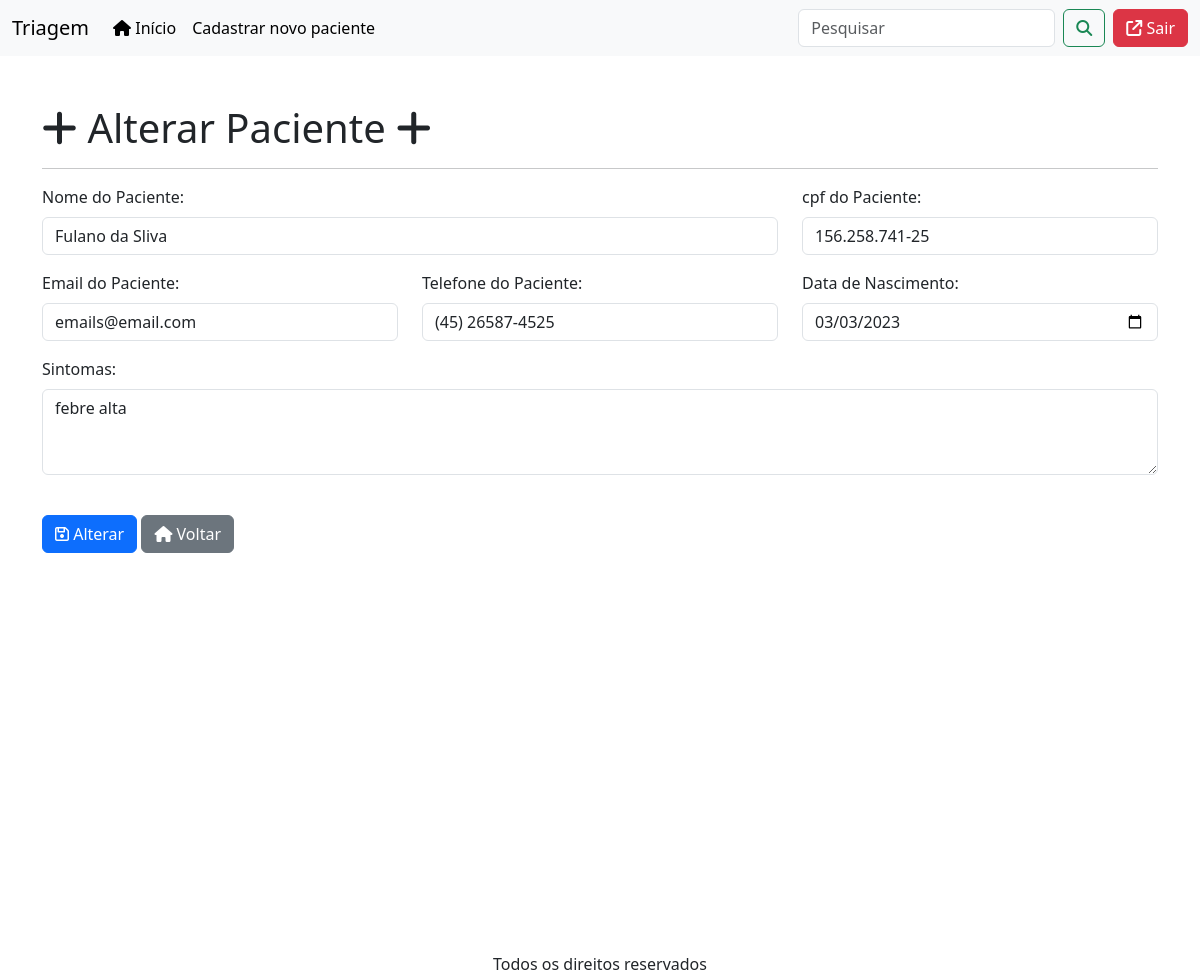
The app's page /alterarPaciente/5 (signed in) with its own data.
### apps/crud/models.py (models this page shows, shortened)
class Paciente(models.Model):
    codigo_paciente = models.AutoField(primary_key=True)
    nome = models.CharField(null=False, blank=False)
    cpf = models.CharField(max_length=14, unique=True, null=False, blank=False)
    email = models.EmailField(unique=True, null=False, blank=False)
    telefone = models.CharField(max_length=15, null=False, blank=False)
    data_nascimento = models.DateField(null=False, blank=False)
    sintomas = models.TextField(null=True, blank=True)

### apps/crud/views.py (the view)
# urls.py: path('alterarPaciente/<int:codigo_paciente>', views.alterar_paciente, name='alterar_paciente'),
@login_required
def alterar_paciente(request, codigo_paciente):
    paciente = Paciente.objects.get(codigo_paciente=codigo_paciente)
    if request.method == 'POST':
        form = PacienteForm(request.POST, instance=paciente)
        if form.is_valid():
            form.save()
            return redirect('index')
    else:
        form = PacienteForm(instance=paciente)
    return render(request, 'alterar_dados.html', {'form': form, 'paciente': paciente})

### apps/crud/templates/alterar_dados.html (shortened to what this page needs)
{% extends 'base-crud.html' %}
{% load static %}
{% block content %}
    <h1 class="mt-5"> <i class="fa-solid fa-plus"></i>
    Alterar Paciente
    <i class="fa-solid fa-plus"></i>
    </h1>
<hr>
<form action="{% url 'alterar_paciente' paciente.codigo_paciente %}" method="post">
    {% include 'includes/form.html' %}
    <div class="row">
        <div class="mt-4">
            <button type="submit" class="btn btn-primary">
                 <i class="fa-regular fa-floppy-disk"></i> Alterar
            </button>
             <a href="{% url 'index' %}" class="btn btn-secondary">
                <i class="fa-solid fa-house"></i> Voltar
            </a>
        </div>
    </div>
</form>
{% endblock %}

### apps/crud/templates/includes/form.html (shortened to what this page needs)
<div class="row" mt-5>
    <div class="col-12 col-md-8 mb-3">
        <label for="{{ form.nome.id_for_label }}" class="form-label">Nome do Paciente:</label>
        {{ form.nome }}
    </div>
    <div class="col-12 col-md-6 col-lg-4 mb-3">
        <label for="{{ form.cpf.id_for_label }}" class="form-label">cpf do Paciente:</label>
        {{ form.cpf }}
    </div>
    <div class="col-12 col-md-8 col-lg-4 mb-3">
        <label for="{{ form.email.id_for_label }}" class="form-label">Email do Paciente:</label>
        {{ form.email }}
    </div>
    <div class="col-12 col-md-6 col-lg-4 mb-3">
        <label for="{{ form.telefone.id_for_label }}" class="form-label">Telefone do Paciente:</label>
        {{ form.telefone }}
    </div>
    <div class="col-12 col-md-6 col-lg-4 mb-3">
        <label for="{{ form.data_nascimento.id_for_label }}" class="form-label">Data de Nascimento:</label>
        {{ form.data_nascimento }}
    </div>
    <div class="col-12  mb-3">
        <label for="{{ form.sintomas.id_for_label }}" class="form-label">Sintomas:</label>
        {{ form.sintomas }}
    </div>
</div>

### records on screen
Paciente: nome "Fulano da Sliva", cpf "156.258.741-25", email "emails@email.com", telefone "(45) 26587-4525", data_nascimento "03/03/2023", sintomas "febre alta"
